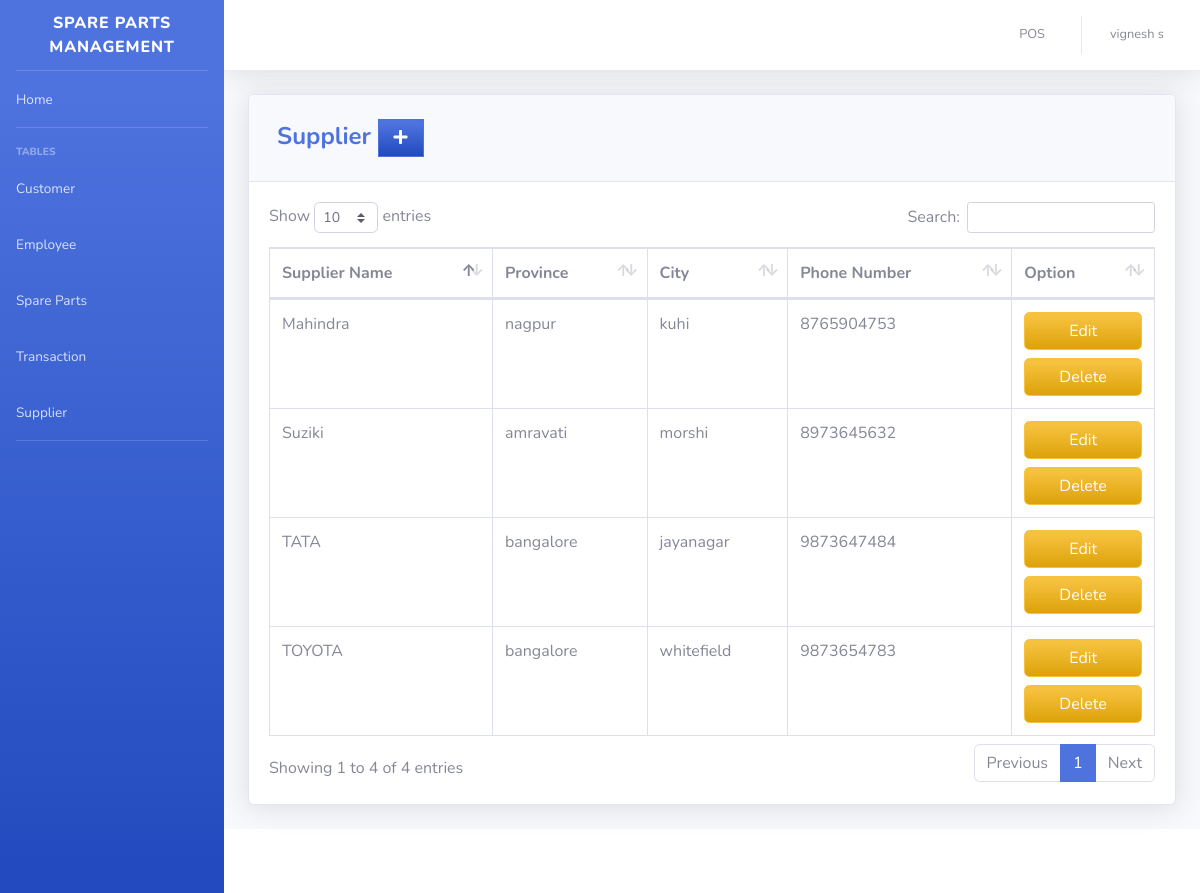
/pages/supplier.php (signed in), run on the app's committed database.
### tables this page shows
CREATE TABLE `supplier` (
  `SUPPLIER_ID` int(11) NOT NULL,
  `COMPANY_NAME` varchar(50) DEFAULT NULL,
  `LOCATION_ID` int(11) NOT NULL,
  `PHONE_NUMBER` varchar(11) DEFAULT NULL
);

CREATE TABLE `location` (
  `LOCATION_ID` int(11) NOT NULL,
  `PROVINCE` varchar(100) DEFAULT NULL,
  `CITY` varchar(100) DEFAULT NULL
);

### pages/supplier.php (the view, shortened to what this page needs)
<?php
include'../includes/connection.php';
include'../includes/sidebar.php';
?>
            <div class="card shadow mb-4">
            <div class="card-header py-3">
              <h4 class="m-2 font-weight-bold text-primary">Supplier&nbsp;<a  href="#" data-toggle="modal" data-target="#supplierModal" type="button" class="btn btn-primary bg-gradient-primary" style="border-radius: 0px;"><i class="fas fa-fw fa-plus"></i></a></h4>
            </div>
            <div class="card-body">
              <div class="table-responsive">
                <table class="table table-bordered" id="dataTable" width="100%" cellspacing="0">
               <thead>
                   <tr>
                       <th>Supplier Name</th>
                       <th>Province</th>
                       <th>City</th>
                       <th>Phone Number</th>
                       <th>Option</th>
                   </tr>
               </thead>
          <tbody>
<?php
    $query = 'SELECT SUPPLIER_ID, COMPANY_NAME, l.PROVINCE, l.CITY, PHONE_NUMBER FROM supplier s join location l on s.LOCATION_ID=l.LOCATION_ID';
        $result = mysqli_query($db, $query) or die (mysqli_error($db));
            while ($row = mysqli_fetch_assoc($result)) {
                echo '<tr>';
                echo '<td>'. $row['COMPANY_NAME'].'</td>';
                echo '<td>'. $row['PROVINCE'].'</td>';
                echo '<td>'. $row['CITY'].'</td>';
                echo '<td>'. $row['PHONE_NUMBER'].'</td>';
                      echo '<td align="right">
                                  <a type="button" class="btn btn-warning bg-gradient-warning btn-block" href="sup_edit.php?action=edit & id='.$row['SUPPLIER_ID']. '">
                                    </i> Edit
                                  </a>
								  <a type="button" class="btn btn-warning bg-gradient-warning btn-block" href="sup_del.php?action=del & id='.$row['SUPPLIER_ID']. '">
                                   </i> Delete
									</a>
                            </div>
                          </div> </td>';
                        }
?>
<?php
include'../includes/footer.php';
?>

### data on the page
supplier: COMPANY_NAME "TATA", LOCATION_ID.PROVINCE "bangalore", LOCATION_ID.CITY "jayanagar", PHONE_NUMBER "9873647484"
supplier: COMPANY_NAME "TOYOTA", LOCATION_ID.PROVINCE "bangalore", LOCATION_ID.CITY "whitefield", PHONE_NUMBER "9873654783"
supplier: COMPANY_NAME "Mahindra", LOCATION_ID.PROVINCE "nagpur", LOCATION_ID.CITY "kuhi", PHONE_NUMBER "8765904753"
supplier: COMPANY_NAME "Suziki", LOCATION_ID.PROVINCE "amravati", LOCATION_ID.CITY "morshi", PHONE_NUMBER "8973645632"

### other printed values
$_SESSION['FIRST_NAME'] "vignesh"
$_SESSION['LAST_NAME'] "s"
